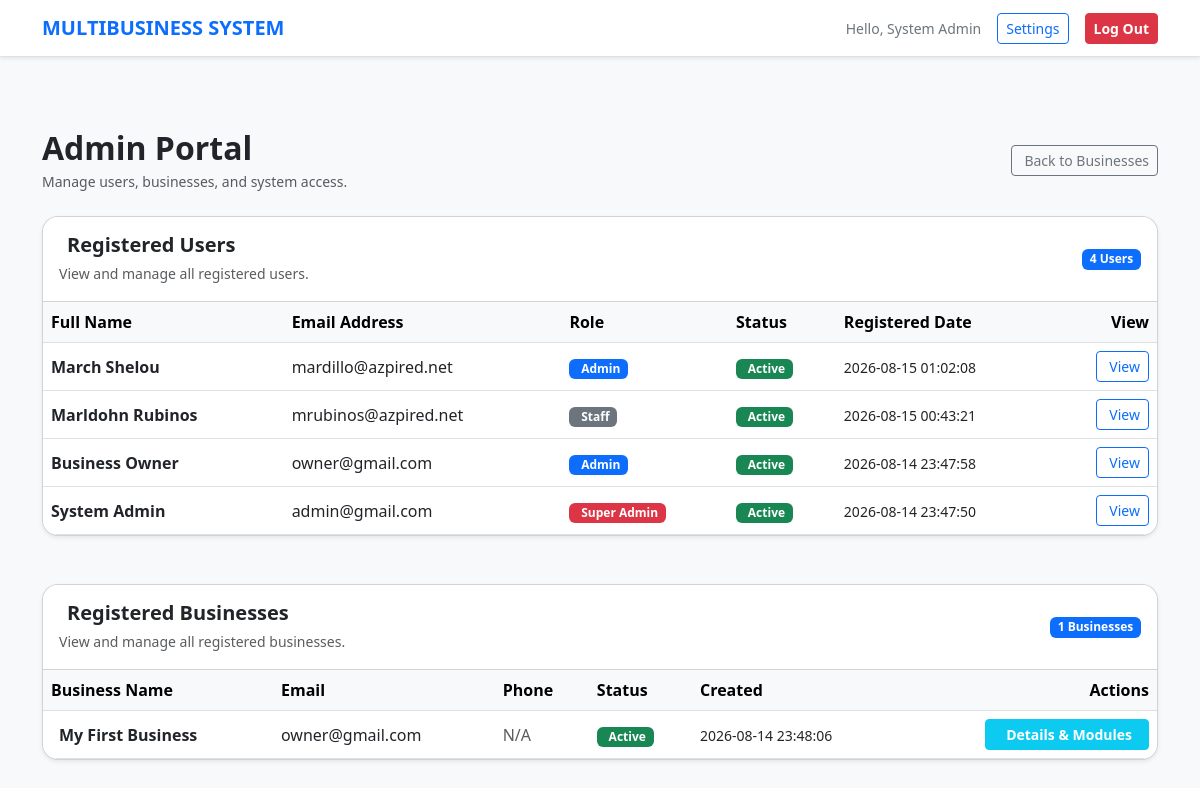
/public/index.php?page=admin_portal (signed in), run on an earlier commit of the app's database.
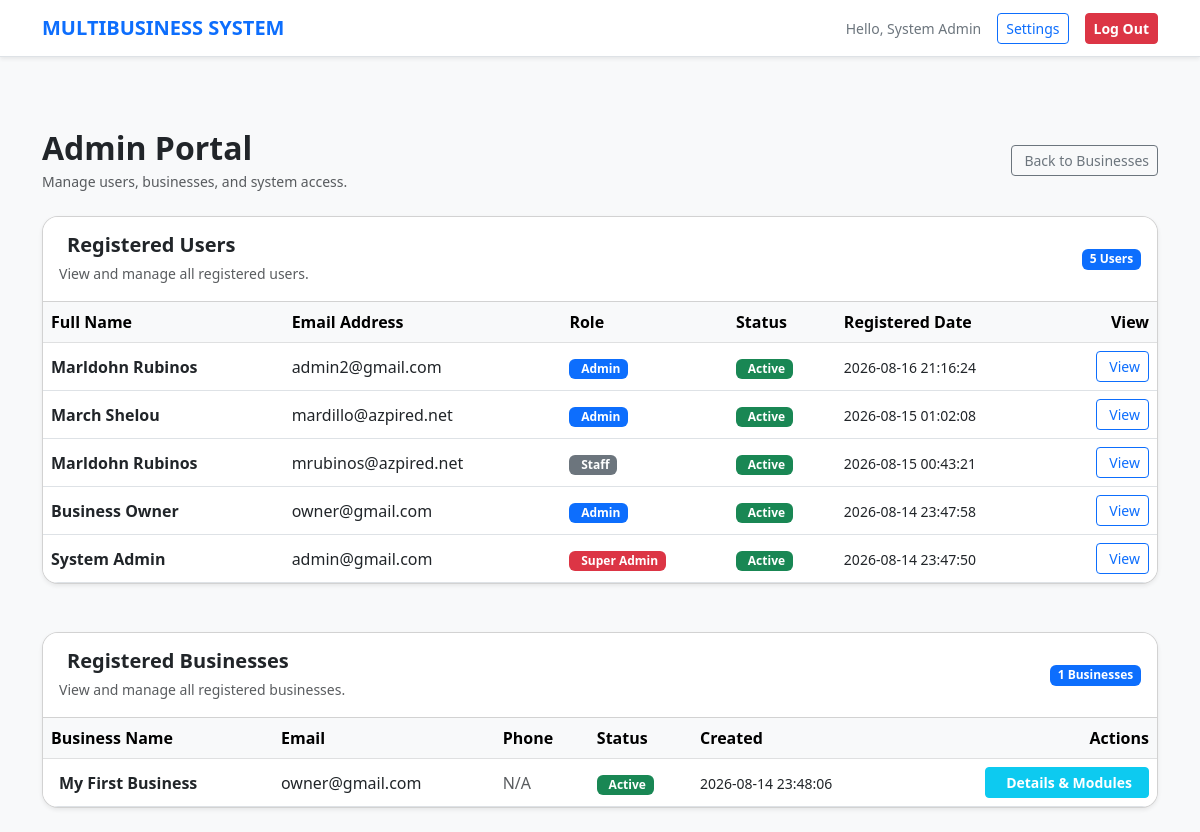
And on a later commit of the database.
### tables this page shows
CREATE TABLE `users` (
  `id` int(11) NOT NULL,
  `name` varchar(150) NOT NULL,
  `email` varchar(150) NOT NULL,
  `password` varchar(255) NOT NULL,
  `role` enum('super_admin','admin','staff') NOT NULL DEFAULT 'staff',
  `status` enum('active','inactive','pending') NOT NULL DEFAULT 'active',
  `created_at` timestamp NOT NULL DEFAULT current_timestamp(),
  `updated_at` timestamp NULL DEFAULT NULL ON UPDATE current_timestamp()
);

CREATE TABLE `businesses` (
  `id` int(11) NOT NULL,
  `name` varchar(150) NOT NULL,
  `email` varchar(150) DEFAULT NULL,
  `phone` varchar(50) DEFAULT NULL,
  `address` text DEFAULT NULL,
  `status` enum('active','inactive') NOT NULL DEFAULT 'active',
  `created_at` timestamp NOT NULL DEFAULT current_timestamp(),
  `updated_at` timestamp NULL DEFAULT NULL ON UPDATE current_timestamp()
);

### resources/admin_portal.php (the view, shortened to what this page needs)
<?php
$pdo = Database::getConnection();
$userStmt = $pdo->query("
    SELECT
        id,
        name,
        email,
        role,
        status,
        created_at
    FROM users
    ORDER BY id DESC
");
$users = $userStmt->fetchAll(PDO::FETCH_ASSOC);
$businessStmt = $pdo->query("
    SELECT
        id,
        name,
        email,
        phone,
        address,
        status,
        created_at
    FROM businesses
    ORDER BY name ASC
");
$allBusinesses = $businessStmt->fetchAll(PDO::FETCH_ASSOC);
include __DIR__ . '/partials/header.php';
?>
<div class="container py-4">
    <div class="d-flex justify-content-between align-items-center mb-4">
        <div>
            <h2 class="fw-bold mb-1">
                Admin Portal
            </h2>
            <p class="text-muted small mb-0">
                Manage users, businesses, and system access.
            </p>
        </div>
        <a
            href="index.php?page=select_business"
            class="btn btn-outline-secondary btn-sm"
        >
            Back to Businesses
        </a>
    </div>
    <div class="card shadow-sm rounded-4 mb-5 overflow-hidden">
        <div class="card-header bg-white py-3">
            <div class="d-flex justify-content-between align-items-center">
                <div>
                    <h5 class="fw-bold mb-1">
                        Registered Users
                    </h5>
                    <small class="text-muted">
                        View and manage all registered users.
                    </small>
                </div>
                <span class="badge bg-primary">
                    <?= count($users) ?> Users
                </span>
            </div>
        </div>
        <?php if (empty($users)): ?>
            <div class="p-4 text-center">
                <i
                    class="bi bi-people text-muted"
                    style="font-size:3rem;"
                ></i>
                <p class="text-muted mb-0 mt-2">
                    No users found.
                </p>
            </div>
        <?php else: ?>
            <div class="table-responsive">
                <table class="table table-hover align-middle mb-0">
                    <thead class="table-light">
                        <tr>
                            <th>Full Name</th>
                            <th>Email Address</th>
                            <th>Role</th>
                            <th>Status</th>
                            <th>Registered Date</th>
                            <th class="text-end">
                                View
                            </th>
                        </tr>
                    </thead>
                    <tbody>
                        <?php foreach ($users as $u): ?>
                            <?php
                            $role = $u['role'] ?? 'staff';
                            $status = $u['status'] ?? 'inactive';
                            ?>
                            <tr>
                                <td class="fw-bold">
                                    <?= htmlspecialchars(
                                        $u['name']
                                    ) ?>
                                </td>
                                <td>
                                    <?= htmlspecialchars(
                                        $u['email']
                                    ) ?>
                                </td>
                                <td>
                                    <?php if ($role === 'super_admin'): ?>
                                        <span class="badge bg-danger">
                                            Super Admin
                                        </span>
                                    <?php elseif ($role === 'admin'): ?>
                                        <span class="badge bg-primary">
                                            Admin
                                        </span>
                                    <?php else: ?>
                                        <span class="badge bg-secondary">
                                            Staff
                                        </span>
                                    <?php endif; ?>
                                </td>
                                <td>
                                    <?php if ($status === 'active'): ?>
                                        <span class="badge bg-success">
                                            Active
                                        </span>
                                    <?php endif; ?>
                                </td>
                                <td>
                                    <small>
                                        <?= htmlspecialchars(
                                            $u['created_at']
                                        ) ?>
                                    </small>
                                </td>
                                <td class="text-end">
                                    <a
                                        href="index.php?page=admin_user_details&id=<?= (int)$u['id'] ?>"
                                        class="btn btn-outline-primary btn-sm"
                                        title="View User Details"
                                    >
                                        View
                                    </a>
                                </td>
                            </tr>
                        <?php endforeach; ?>
                    </tbody>
                </table>
            </div>
        <?php endif; ?>
    </div>
    <div class="card shadow-sm rounded-4 overflow-hidden">
        <div class="card-header bg-white py-3">
            <div class="d-flex justify-content-between align-items-center">
                <div>
                    <h5 class="fw-bold mb-1">
                        Registered Businesses
                    </h5>
                    <small class="text-muted">
                        View and manage all registered businesses.
                    </small>
                </div>
                <span class="badge bg-primary">
                    <?= count($allBusinesses) ?> Businesses
                </span>
            </div>
        </div>
        <?php if (empty($allBusinesses)): ?>
            <div class="p-4 text-center">
                <i
                    class="bi bi-buildings text-muted"
                    style="font-size:3rem;"
                ></i>
                <p class="text-muted mb-0 mt-2">
                    No businesses found in the system.
                </p>
            </div>
        <?php else: ?>
            <div class="table-responsive">
                <table class="table table-hover align-middle mb-0">
                    <thead class="table-light">
                        <tr>
                            <th>Business Name</th>
                            <th>Email</th>
                            <th>Phone</th>
                            <th>Status</th>
                            <th>Created</th>
                            <th class="text-end">
                                Actions
                            </th>
                        </tr>
                    </thead>
                    <tbody>
                        <?php foreach ($allBusinesses as $biz): ?>
                            <?php
                            $businessStatus = $biz['status'] ?? 'inactive';
                            ?>
                            <tr>
                                <td class="fw-bold">
                                    <?= htmlspecialchars(
                                        $biz['name']
                                    ) ?>
                                </td>
                                <td>
                                    <?php if (!empty($biz['email'])): ?>
                                        <?= htmlspecialchars(
                                            $biz['email']
                                        ) ?>
                                    <?php else: ?>
                                        <span class="text-muted">
                                            N/A
                                        </span>
                                    <?php endif; ?>
                                </td>
                                <td>
                                    <?php if (!empty($biz['phone'])): ?>
                                        <i class="bi bi-telephone me-1 text-primary"></i>
                                        <?= htmlspecialchars(
                                            $biz['phone']
                                        ) ?>
                                    <?php else: ?>
                                        <span class="text-muted">
                                            N/A
                                        </span>
                                    <?php endif; ?>
                                </td>
                                <td>
                                    <?php if ($businessStatus === 'active'): ?>
                                        <span class="badge bg-success">
                                            Active
                                        </span>
                                    <?php endif; ?>
                                </td>
                                <td>
                                    <small>
                                        <?= htmlspecialchars(
                                            $biz['created_at']
                                        ) ?>
                                    </small>
                                </td>
                                <td class="text-end">
                                    <a
                                        href="index.php?page=admin_business_details&id=<?= (int)$biz['id'] ?>"
                                        class="btn btn-info btn-sm fw-bold px-3 text-white"
                                    >
                                        Details & Modules
                                    </a>
                                </td>
                            </tr>
                        <?php endforeach; ?>
                    </tbody>
                </table>
            </div>
        <?php endif; ?>
    </div>
</div>
<?php include __DIR__ . '/partials/footer.php'; ?>

### public/index.php (shortened to what this page needs)
<?php
$page = $_GET['page'] ?? 'login';
switch ($page) {
    case 'admin_portal':
        require_once __DIR__ . '/../resources/admin_portal.php';
        break;
}
?>

### resources/partials/header.php (shortened to what this page needs)
<!DOCTYPE html>
<html lang="en">
<head>
    <link href="https://cdn.jsdelivr.net/npm/bootstrap@5.3.0/dist/css/bootstrap.min.css" rel="stylesheet">
</head>
<body class="bg-body-tertiary" style="min-height: 100vh;">
    <nav class="navbar navbar-expand-lg border-bottom shadow-sm mb-5 bg-body">
        <div class="container">
            <a class="navbar-brand fw-bold text-primary" href="index.php?page=select_business">MULTIBUSINESS SYSTEM</a>
            <div class="d-flex align-items-center gap-3">
                <?php if (isset($_SESSION['name'])): ?>
                    <span class="text-secondary small d-none d-sm-inline">Hello, <?= htmlspecialchars($_SESSION['name']) ?></span>
                <?php endif; ?>
                <a href="index.php?page=settings" class="btn btn-outline-primary btn-sm">Settings</a>
                <a href="index.php?page=logout" class="btn btn-danger btn-sm fw-bold">Log Out</a>
            </div>
        </div>
    </nav>

### resources/partials/footer.php (shortened to what this page needs)
</body>
</html>

What changed in the data, as far as the page shows it:
added users: name "Marldohn Rubinos", email "admin2@gmail.com", role "Admin", status "Active", created_at "2026-08-16 21:16:24"
Also different on the page:
count($users): "4" → "5"
